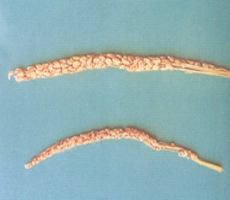
#> input picture static/diseasesImage/水稻一柱香病.png, 230 x 200 px; its folder holds 4 pictures in this run
$ jupyter execute image.ipynb
#> lines starting #> are read from the running program, lines starting #| are printed output that depends on the picture
[cell 1]
import glob
from PIL import Image

[cell 2]
list = glob.glob('*.png')

[cell 3]
for image_file in list:
    image = Image.open(image_file)
#> image is the input picture: PIL image 230x200 RGB; mean R, G, B 145.6, 177.5, 179.9
    image_ = image.resize((456,200))
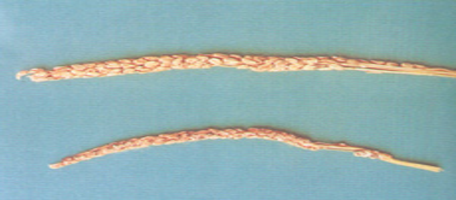
#> image_: PIL image 456x200 RGB; mean R, G, B 145.6, 177.5, 179.9
    image_.save(image_file)
#> pass 2 of the loop `for image_file in list:`:
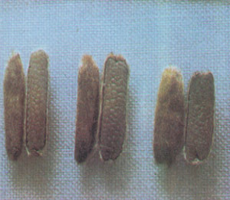
#> input picture static/diseasesImage/水稻三化螟.png, 230 x 200 px
#> image is the input picture: PIL image 230x200 RGB; mean R, G, B 132, 140.7, 147.2
#> `image_ = image.resize((456,200))`:
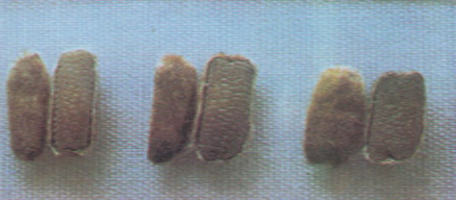
#> image_: PIL image 456x200 RGB; mean R, G, B 132, 140.7, 147.2
#> pass 3 of the loop `for image_file in list:`:
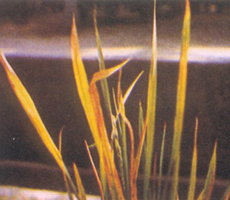
#> input picture static/diseasesImage/水稻东格鲁病毒病.png, 230 x 200 px
#> image is the input picture: PIL image 230x200 RGB; mean R, G, B 124.6, 97.3, 76.7
#> `image_ = image.resize((456,200))`:
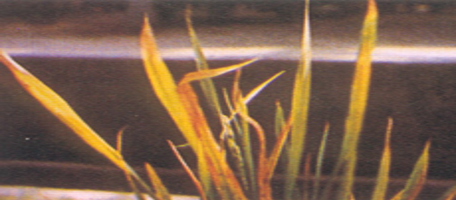
#> image_: PIL image 456x200 RGB; mean R, G, B 124.6, 97.3, 76.7
#> the loop made 4 passes; the first 3 are shown
